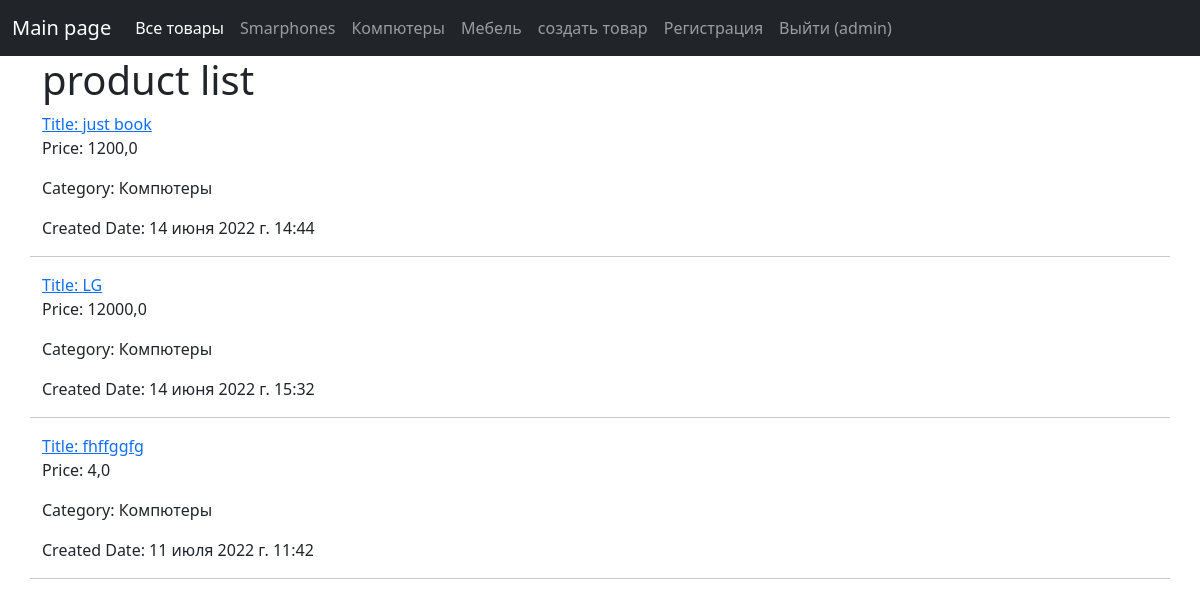
Page /category/2/products/ (signed in) on the committed database.
### main/models.py (models this page shows, shortened)
class Category(models.Model):
    class Meta:
        verbose_name = 'категория'
        verbose_name_plural = 'категории'
    name = models.CharField(max_length=100, verbose_name='Названия')

class Product(models.Model):
    class Meta:
        verbose_name = 'товар'
        verbose_name_plural = 'товары'
    category = models.ForeignKey(Category, on_delete=models.CASCADE,
                                 null=True, verbose_name='Категории')
    tags = models.ManyToManyField(Tag, blank=True, verbose_name='Тэги')
    name = models.CharField(max_length=1000, unique=True, verbose_name='Названия')
    description = models.TextField(blank=True, verbose_name='Названия')
    price = models.FloatField(verbose_name='Цена (в долларах)')
    is_active = models.BooleanField(default=True, verbose_name='Активен')
    created_at = models.DateTimeField(auto_now_add=True, verbose_name='Дата создания')
    updated_at = models.DateTimeField(auto_now=True, verbose_name='Дата изменение')
    image = models.ImageField(upload_to='products', null=True, verbose_name='Картинка')

### main/views.py (the view)
# urls.py: path('category/<int:category_id>/products/', views.CategoryProductFilterView.as_view()),
class CategoryProductFilterView(ContextData, ListView):
    queryset = Product.objects.all()
    template_name = 'products.html'
    context_object_name = 'product_list'
    def get_queryset(self):
        return Product.objects.filter(category_id=self.request.resolver_match.kwargs['category_id'])

### main/views.py (called while the page is built)
    def get_context_data(self, *, object_list=None, **kwargs):
        context = super().get_context_data()
        context['category_list'] = Category.objects.all()
        return context

### templates/products.html (shortened to what this page needs)
{% extends 'layout.html' %}
{% block content %}
        <h1> product list</h1>
{% for product in product_list %}
     <a href="/products/{{product.id}}/">Title: {{product.name }}</a>
     <p>Price: {{product.price }}</p>
     <p>Category: {{product.category.name }}</p>
     <p>Created Date: {{product.created_at }}</p>
     <hr/>
{% endfor %}
{% endblock %}

### templates/layout.html (shortened to what this page needs)
{% load static %}
<!DOCTYPE html>
<html lang="en">
<head>
    <link rel="stylesheet" href="https://cdn.jsdelivr.net/npm/bootstrap@5.2.0-beta1/dist/css/bootstrap.min.css">
    <link rel="stylesheet" href="{% static 'css/style.css' %}">
</head>
<body>
<nav class="navbar navbar-expand-lg bg-dark navbar-dark ">
    <div class="container-fluid">
        <a class="navbar-brand" href="/">Main page</a>
        <div class="collapse navbar-collapse" id="navbarNav">
            <ul class="navbar-nav">
                <li class="nav-item">
                    <a class="nav-link active" aria-current="page" href="/products/">Все товары </a>
                </li>
                {% for category in category_list %}
                <li class="nav-item">
                    <a class="nav-link" href="/category/{{ category.id }}/products/">{{ category.name }}</a>
                </li>
                {% endfor %}
                <li class="nav-item">
                    <a class="nav-link" href="/add_product/">создать товар</a>
                </li>
                <li class="nav-item">
                    <a class="nav-link" href="/register/">Рeгистрация</a>
                </li>
                {% if user.is_anonymous %}
                <li class="nav-item">
                    <a class="nav-link" href="/login/">Авторизация</a>
                </li>
                {% else %}
                <li class="nav-item">
                    <a class="nav-link" href="/logout/">Выйти ({{ user.username }})</a>
                </li>
                {% endif %}
            </ul>
        </div>
    </div>
</nav>
<div class="container">
    <div class="row">
        {% block content %}
        {% endblock %}
    </div>
</div>
</body>
</html>

### rows in the picture
Category: name "Smarphones"
Category: name "Компютеры"
Category: name "Мебель"
Product: name "just book", price "1200,0", category.name "Компютеры", created_at "14 июня 2022 г. 14:44"
Product: name "LG", price "12000,0", category.name "Компютеры", created_at "14 июня 2022 г. 15:32"
Product: name "fhffggfg", price "4,0", category.name "Компютеры", created_at "11 июля 2022 г. 11:42"

### other values in the picture
{{ user.username }} "admin"
